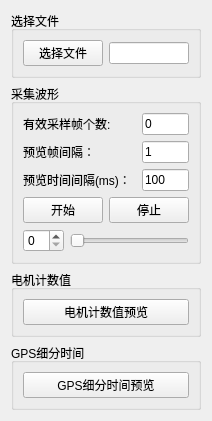
            <widget class="QWidget" name="page_4">
             <property name="geometry">
              <rect>
               <x>0</x>
               <y>0</y>
               <width>194</width>
               <height>366</height>
              </rect>
             </property>
             <attribute name="label">
              <string>离线文件预览（注意雷达类型和数据匹配)</string>
             </attribute>
             <layout class="QVBoxLayout" name="verticalLayout_8">
              <item>
               <widget class="QGroupBox" name="groupBox_6">
                <property name="title">
                 <string>选择文件</string>
                </property>
                <layout class="QGridLayout" name="gridLayout_3">
                 <item row="2" column="1" colspan="2">
                  <widget class="QLineEdit" name="lineEdit_selectShowFile">
                   <property name="sizePolicy">
                    <sizepolicy hsizetype="Preferred" vsizetype="Fixed">
                     <horstretch>0</horstretch>
                     <verstretch>0</verstretch>
                    </sizepolicy>
                   </property>
                   <property name="readOnly">
                    <bool>true</bool>
                   </property>
                  </widget>
                 </item>
                 <item row="2" column="0">
                  <widget class="QPushButton" name="btn_selectOfflineFile">
                   <property name="text">
                    <string>选择文件</string>
                   </property>
                  </widget>
                 </item>
                </layout>
               </widget>
              </item>
              <item>
               <widget class="QGroupBox" name="groupBox">
                <property name="title">
                 <string>采集波形</string>
                </property>
                <layout class="QGridLayout" name="gridLayout_15">
                 <item row="0" column="0" colspan="3">
                  <widget class="QLabel" name="lable_validFrameNum">
                   <property name="text">
                    <string>有效采样帧个数:</string>
                   </property>
                  </widget>
                 </item>
                 <item row="0" column="3">
                  <widget class="QLineEdit" name="lineEdit_validFrameNum">
                   <property name="sizePolicy">
                    <sizepolicy hsizetype="Preferred" vsizetype="Fixed">
                     <horstretch>0</horstretch>
                     <verstretch>0</verstretch>
                    </sizepolicy>
                   </property>
                   <property name="text">
                    <string>0</string>
                   </property>
                   <property name="readOnly">
                    <bool>true</bool>
                   </property>
                  </widget>
                 </item>
                 <item row="1" column="0" colspan="2">
                  <widget class="QLabel" name="label_6">
                   <property name="text">
                    <string>预览帧间隔：</string>
                   </property>
                  </widget>
                 </item>
                 <item row="1" column="3">
                  <widget class="QLineEdit" name="lineEdit_previewFrameInterval">
                   <property name="sizePolicy">
                    <sizepolicy hsizetype="Preferred" vsizetype="Fixed">
                     <horstretch>0</horstretch>
                     <verstretch>0</verstretch>
                    </sizepolicy>
                   </property>
                   <property name="text">
                    <string>1</string>
                   </property>
                   <property name="readOnly">
                    <bool>false</bool>
                   </property>
                  </widget>
                 </item>
                 <item row="2" column="0" colspan="3">
                  <widget class="QLabel" name="label_19">
                   <property name="text">
                    <string>预览时间间隔(ms)：</string>
                   </property>
                  </widget>
                 </item>
                 <item row="2" column="3">
                  <widget class="QLineEdit" name="lineEdit_previewTimeInterval">
                   <property name="sizePolicy">
                    <sizepolicy hsizetype="Preferred" vsizetype="Fixed">
                     <horstretch>0</horstretch>
                     <verstretch>0</verstretch>
                    </sizepolicy>
                   </property>
                   <property name="text">
                    <string>100</string>
                   </property>
                  </widget>
                 </item>
                 <item row="3" column="0" colspan="2">
                  <widget class="QPushButton" name="bt_showWave">
                   <property name="sizePolicy">
                    <sizepolicy hsizetype="Preferred" vsizetype="Fixed">
                     <horstretch>0</horstretch>
                     <verstretch>0</verstretch>
                    </sizepolicy>
                   </property>
                   <property name="text">
                    <string>开始</string>
                   </property>
                  </widget>
                 </item>
                 <item row="3" column="2" colspan="2">
                  <widget class="QPushButton" name="btn_stopShowWave">
                   <property name="sizePolicy">
                    <sizepolicy hsizetype="Preferred" vsizetype="Fixed">
                     <horstretch>0</horstretch>
                     <verstretch>0</verstretch>
                    </sizepolicy>
                   </property>
                   <property name="text">
                    <string>停止</string>
                   </property>
                  </widget>
                 </item>
                 <item row="4" column="0">
                  <widget class="QSpinBox" name="spin_framePos">
                   <property name="sizePolicy">
                    <sizepolicy hsizetype="Minimum" vsizetype="Minimum">
                     <horstretch>0</horstretch>
                     <verstretch>0</verstretch>
                    </sizepolicy>
                   </property>
                   <property name="maximumSize">
                    <size>
                     <width>16777215</width>
                     <height>16777215</height>
                    </size>
                   </property>
                  </widget>
                 </item>
                 <item row="4" column="1" colspan="3">
                  <widget class="QSlider" name="slider_framePos">
                   <property name="orientation">
                    <enum>Qt::Horizontal</enum>
                   </property>
                  </widget>
                 </item>
                </layout>
               </widget>
              </item>
              <item>
               <widget class="QGroupBox" name="groupBox_15">
                <property name="title">
                 <string>电机计数值</string>
                </property>
                <layout class="QHBoxLayout" name="horizontalLayout_5">
                 <item>
                  <widget class="QPushButton" name="btn_showMotorCnt">
                   <property name="text">
                    <string>电机计数值预览</string>
                   </property>
                  </widget>
                 </item>
                </layout>
               </widget>
              </item>
              <item>
               <widget class="QGroupBox" name="groupBox_16">
                <property name="title">
                 <string>GPS细分时间</string>
                </property>
                <layout class="QHBoxLayout" name="horizontalLayout_6">
                 <item>
                  <widget class="QPushButton" name="btn_showGpsSubTime">
                   <property name="text">
                    <string>GPS细分时间预览</string>
                   </property>
                  </widget>
                 </item>
                </layout>
               </widget>
              </item>
              <item>
               <spacer name="verticalSpacer_3">
                <property name="orientation">
                 <enum>Qt::Vertical</enum>
                </property>
                <property name="sizeHint" stdset="0">
                 <size>
                  <width>20</width>
                  <height>40</height>
                 </size>
                </property>
               </spacer>
              </item>
             </layout>
            </widget>
